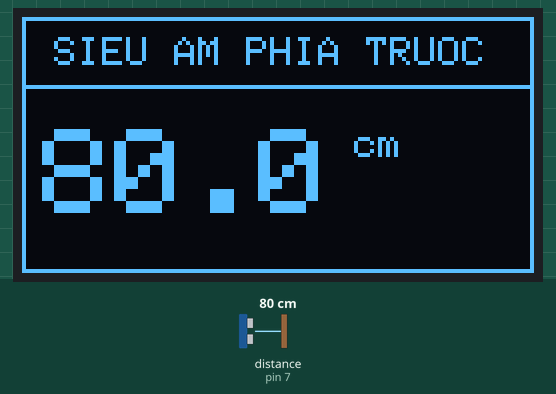
Bench run of a sketch on a simulated Arduino Uno, built with avr-gcc and run on an emulated ATmega328P. Parts: 128×64 one-colour display. Wiring (inferred from the names in the program): ultrasonic range finder: trigger pin 4; echo pin 7. The inputs (shaded band) are chosen by the test bench; at power-on: distance to the obstacle (sensor on pin 7) 80 cm. The echo pulse lasts 58.3 µs per cm; what the sketch prints to the serial monitor is not drawn.

Above: at 0.89 s.
1.3 s: distance to the obstacle (sensor on pin 7) set to 4 cm
At 2.5 s:
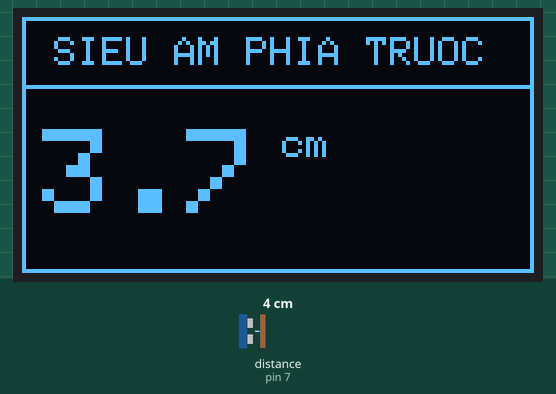
2.9 s: distance to the obstacle (sensor on pin 7) set to 2 cm
At 3.2 s:
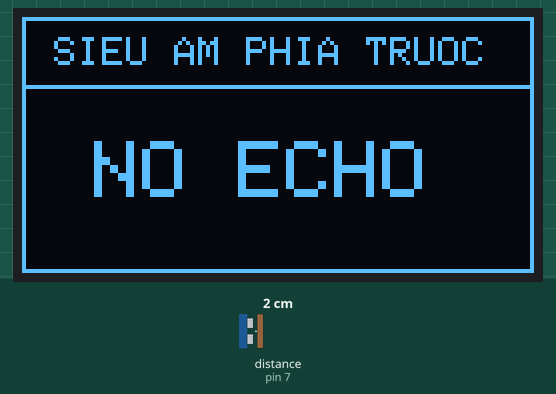
5.2 s: distance to the obstacle (sensor on pin 7) set to 60 cm
At 5.63 s:
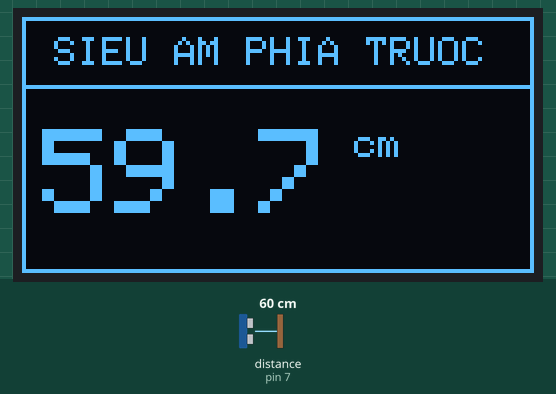
Timing chart, 0 to 8.2 s (numbered marks = the images above; inputs shaded):
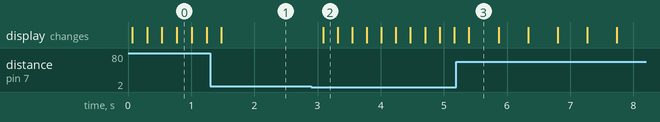

Measured:
- the behaviour switches between 3 and 2 cm on distance to the obstacle (sensor on pin 7) (found by bisection; images 1 and 2)
- after the input at 1.3 s, the display: changes after 0.17 s (image 1)
- after the input at 2.9 s, the display: changes after 0.19 s (image 2)
- after the input at 5.2 s, the display: changes after 0.20 s (image 3)
- what the display in image 3 shows lasts 0.5 s, from 5.4 s to 5.9 s

The sketch:

Bai_08_cam_bien_sieu_am_phia_truoc.ino
```cpp
// BÀI 8: CẢM BIẾN SIÊU ÂM PHÍA TRƯỚC
// Cấu hình đã kiểm tra: TRIG D4, ECHO D7.
#include <Wire.h>
#include <Adafruit_GFX.h>
#include <Adafruit_SSD1306.h>

const uint8_t TRIG_PIN = 4;
const uint8_t ECHO_PIN = 7;
const unsigned long TIMEOUT_US = 30000UL;

Adafruit_SSD1306 oled(128, 64, &Wire, -1);

bool docKhoangCach(float &khoangCachCm) {
  digitalWrite(TRIG_PIN, LOW);
  delayMicroseconds(2);
  digitalWrite(TRIG_PIN, HIGH);
  delayMicroseconds(10);
  digitalWrite(TRIG_PIN, LOW);

  unsigned long thoiGianUs = pulseIn(ECHO_PIN, HIGH, TIMEOUT_US);
  if (thoiGianUs == 0) {
    khoangCachCm = -1.0f;
    return false;
  }

  khoangCachCm = thoiGianUs * 0.0343f / 2.0f;
  return khoangCachCm >= 2.0f && khoangCachCm <= 400.0f;
}

void hienThi(bool hopLe, float cm) {
  oled.clearDisplay();
  oled.drawRect(0, 0, 128, 64, SSD1306_WHITE);
  oled.setTextColor(SSD1306_WHITE);
  oled.setTextSize(1);
  oled.setCursor(8, 5);
  oled.println(F("SIEU AM PHIA TRUOC"));
  oled.drawLine(0, 17, 127, 17, SSD1306_WHITE);

  if (hopLe) {
    oled.setTextSize(3);
    oled.setCursor(5, 28);
    oled.print(cm, 1);
    oled.setTextSize(1);
    oled.print(F(" cm"));
  } else {
    oled.setTextSize(2);
    oled.setCursor(18, 31);
    oled.println(F("NO ECHO"));
  }
  oled.display();
}

void setup() {
  Serial.begin(115200);
  pinMode(TRIG_PIN, OUTPUT);
  pinMode(ECHO_PIN, INPUT);
  digitalWrite(TRIG_PIN, LOW);

  Wire.begin();
  if (!oled.begin(SSD1306_SWITCHCAPVCC, 0x3C)) {
    Serial.println(F("LOI OLED 0x3C"));
    while (true) delay(1000);
  }
}

void loop() {
  float khoangCachCm;
  bool hopLe = docKhoangCach(khoangCachCm);

  Serial.print(F("Truoc: "));
  if (hopLe) {
    Serial.print(khoangCachCm, 1);
    Serial.println(F(" cm"));
  } else {
    Serial.println(F("NO ECHO"));
  }

  hienThi(hopLe, khoangCachCm);
  delay(200);
}
```
